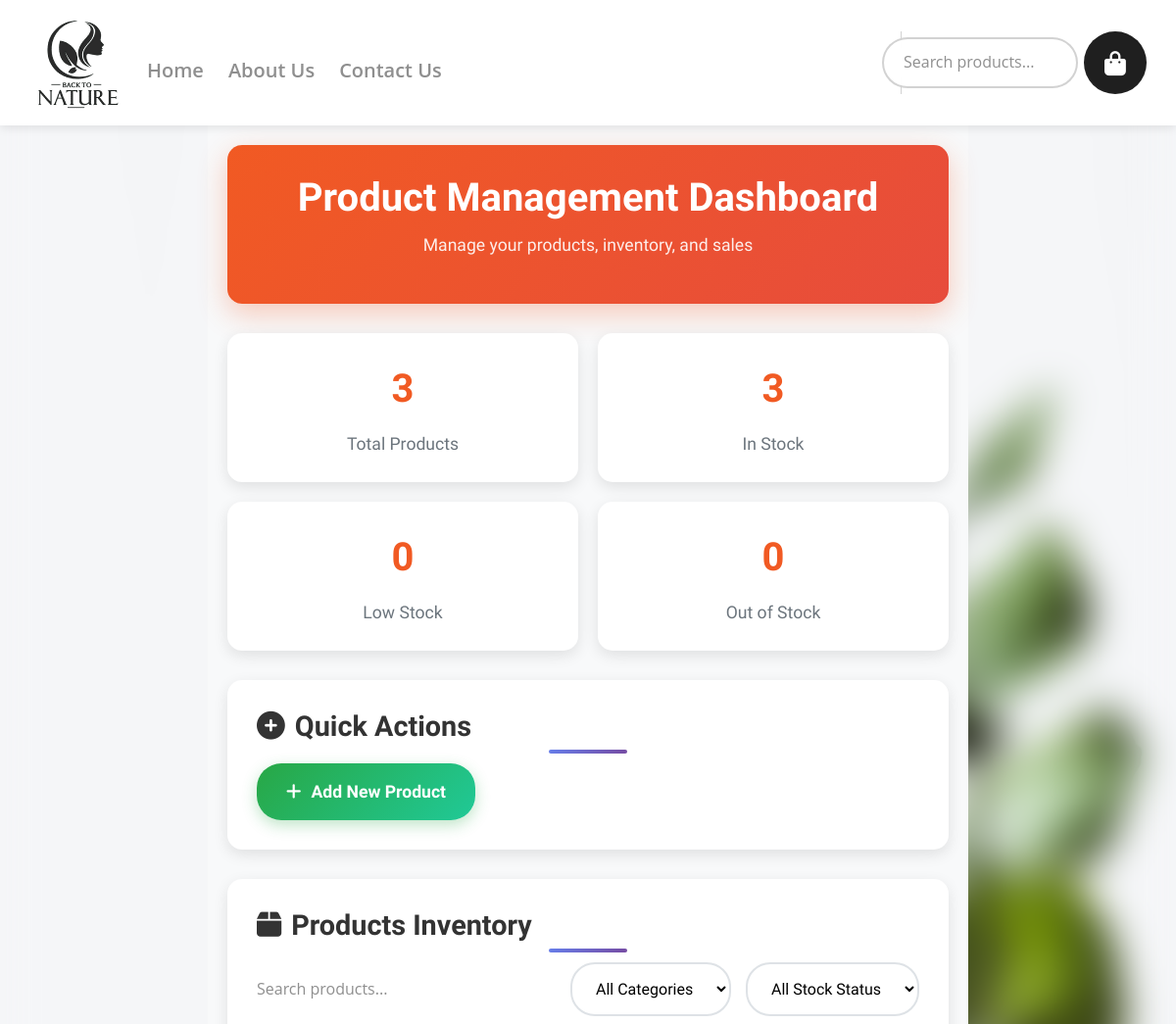
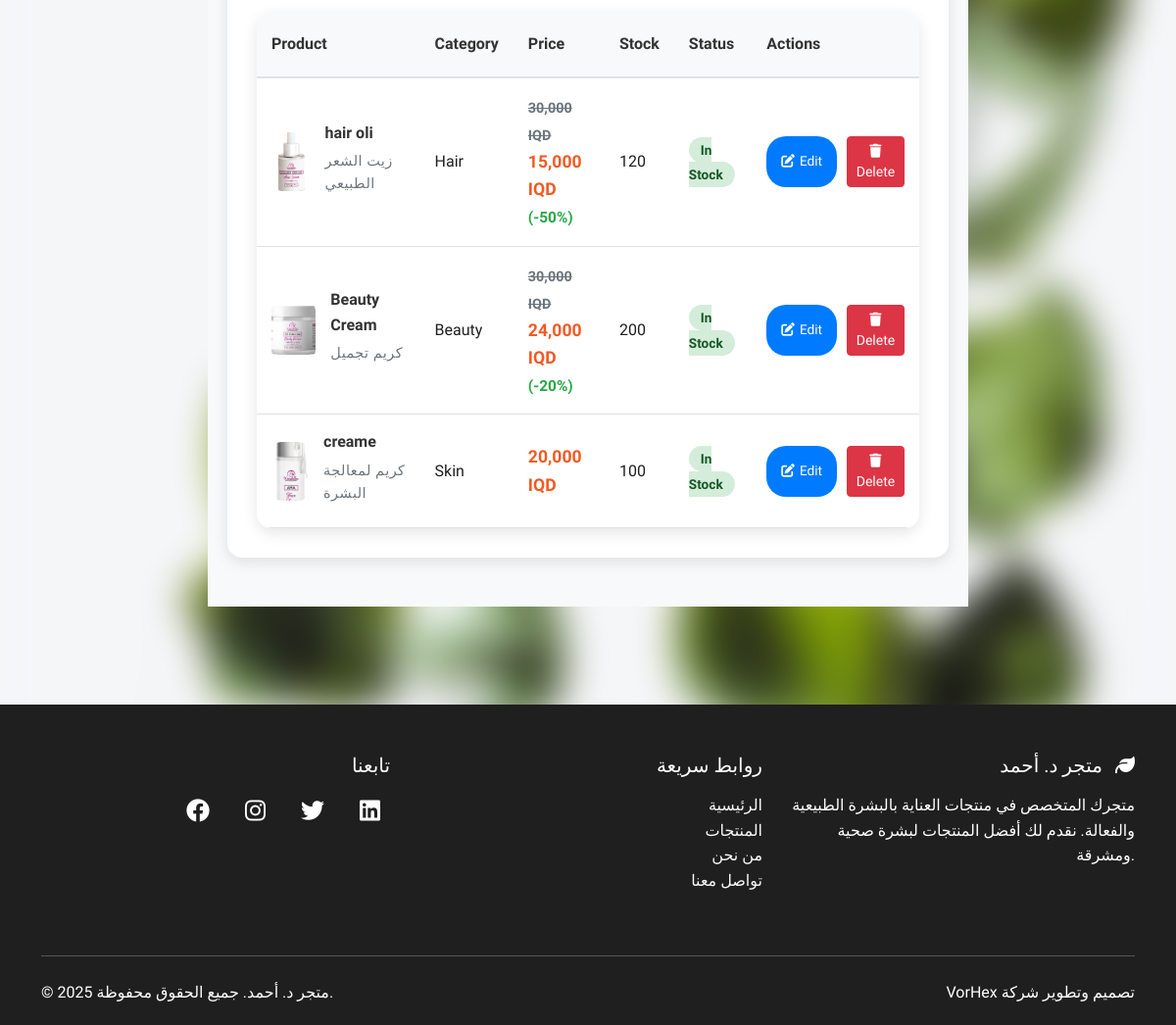
/dashboard/, run on the app's committed database (2 pictures, top to bottom).
### core/models.py (models this page shows, shortened)
class Product(models.Model):
    name = models.CharField(max_length=100)
    price = models.DecimalField(max_digits=10, decimal_places=2)
    description = models.TextField()
    category = models.CharField(max_length=100)
    stock = models.IntegerField()
    is_available = models.BooleanField(default=True)
    discount = models.DecimalField(max_digits=10, decimal_places=2, null=True, blank=True)
    created_at = models.DateTimeField(auto_now_add=True)
    updated_at = models.DateTimeField(auto_now=True)
    image = models.ImageField(upload_to='products/', null=True, blank=True)
    def get_discounted_price(self):
        if self.discount and self.discount > 0:
            discount_amount = (self.price * self.discount) / 100
            return self.price - discount_amount
        return self.price
    def get_discount_percentage(self):
        return self.discount if self.discount else 0

### core/views.py (the view)
# urls.py: path('dashboard/', dashboard, name='dashboard'),
def dashboard(request):
    search_query = request.GET.get('search', '')
    category_filter = request.GET.get('category', '')
    availability_filter = request.GET.get('availability', '')
    products = Product.objects.all().order_by('-created_at')
    if search_query:
        products = products.filter(
            Q(name__icontains=search_query) |
            Q(category__icontains=search_query) |
            Q(description__icontains=search_query)
        )
    if category_filter:
        products = products.filter(category__icontains=category_filter)
    if availability_filter == 'available':
        products = products.filter(is_available=True)
    elif availability_filter == 'unavailable':
        products = products.filter(is_available=False)
    paginator = Paginator(products, 10)  # Show 10 products per page
    page_number = request.GET.get('page')
    page_obj = paginator.get_page(page_number)
    total_products = Product.objects.count()
    in_stock_products = Product.objects.filter(stock__gt=10).count()
    low_stock_products = Product.objects.filter(stock__lte=10, stock__gt=0).count()
    out_of_stock_products = Product.objects.filter(stock=0).count()
    categories = Product.objects.values_list('category', flat=True).distinct().order_by('category')
    context = {
        'current_page': 'dashboard',
        'products': page_obj,
        'search_query': search_query,
        'category_filter': category_filter,
        'availability_filter': availability_filter,
        'categories': categories,
        'total_products': total_products,
        'in_stock_products': in_stock_products,
        'low_stock_products': low_stock_products,
        'out_of_stock_products': out_of_stock_products,
    }
    return render(request, 'dashboard.html', context)

### core/cart.py (called while the page is built)
    def get_total_items(self):
        return sum(item['quantity'] for item in self.cart.values())

### core/context_processors.py (called while the page is built)
def cart_context(request):
    cart = CartManager(request)
    cart_total_items = cart.get_total_items()
    return {
        'cart_total_items': cart_total_items,
        'cart_has_items': cart_total_items > 0,
    }

### templates/dashboard.html (shortened to what this page needs)
{% extends 'base.html' %}
{% load static %}
{% block content %}
<div class="dashboard-container">
    <div class="dashboard-header">
        <h1 class="dashboard-title">Product Management Dashboard</h1>
        <p class="dashboard-subtitle">Manage your products, inventory, and sales</p>
    </div>
    <div class="stats-grid">
        <div class="stat-card">
            <div class="stat-number">{{ total_products|default:0 }}</div>
            <div class="stat-label">Total Products</div>
        </div>
        <div class="stat-card">
            <div class="stat-number">{{ in_stock_products|default:0 }}</div>
            <div class="stat-label">In Stock</div>
        </div>
        <div class="stat-card">
            <div class="stat-number">{{ low_stock_products|default:0 }}</div>
            <div class="stat-label">Low Stock</div>
        </div>
        <div class="stat-card">
            <div class="stat-number">{{ out_of_stock_products|default:0 }}</div>
            <div class="stat-label">Out of Stock</div>
        </div>
    </div>
    <div class="action-section">
        <h2 class="section-title">
            <i class="fas fa-plus-circle"></i>
            Quick Actions
        </h2>
        <a href="{% url 'add_product' %}" class="add-product-btn">
            <i class="fas fa-plus"></i>
            Add New Product
        </a>
    </div>
    <div class="action-section">
        <h2 class="section-title">
            <i class="fas fa-box"></i>
            Products Inventory
        </h2>
        <div class="search-filter">
            <input type="text" class="search-input" placeholder="Search products..." id="searchInput">
            <select class="filter-select" id="categoryFilter">
                <option value="">All Categories</option>
            </select>
            <select class="filter-select" id="stockFilter">
                <option value="">All Stock Status</option>
            </select>
        </div>
        {% if products %}
            <div class="table-container" id="tableView">
                <table class="products-table" id="productsTable">
                    <thead>
                        <tr>
                            <th>Product</th>
                            <th>Category</th>
                            <th>Price</th>
                            <th>Stock</th>
                            <th>Status</th>
                            <th>Actions</th>
                        </tr>
                    </thead>
                    <tbody>
                        {% for product in products %}
                            <tr data-category="{{ product.category }}" data-stock="{% if product.stock > 10 %}in_stock{% elif product.stock > 0 %}low_stock{% else %}out_of_stock{% endif %}">
                                <td>
                                    <div style="display: flex; align-items: center; gap: 15px;">
                                        {% if product.image %}
                                            <img src="{{ product.image.url }}" alt="{{ product.name }}" class="product-image">
                                        {% else %}
                                            <div class="product-image" style="background: #f8f9fa; display: flex; align-items: center; justify-content: center; color: #6c757d;">
                                                <i class="fas fa-image"></i>
                                            </div>
                                        {% endif %}
                                        <div>
                                            <div class="product-name">{{ product.name }}</div>
                                            <div class="product-category">{{ product.description|truncatechars:50 }}</div>
                                        </div>
                                    </div>
                                </td>
                                <td>{{ product.category }}</td>
                                <td>
                                    <div class="price-display">
                                        {% if product.discount and product.discount > 0 %}
                                            <span style="text-decoration:line-through;color:#6c757d;font-size:0.9rem">{{ product.price|floatformat:3 }} IQD</span><br>
                                            {{ product.get_discounted_price|floatformat:3 }} IQD
                                            <small style="color:#28a745;font-weight:bold">(-{{ product.get_discount_percentage|floatformat:0 }}%)</small>
                                        {% else %}
                                            {{ product.price|floatformat:3 }} IQD
                                        {% endif %}
                                    </div>
                                </td>
                                <td>{{ product.stock }}</td>
                                <td>
                                    {% if product.stock > 10 %}
                                        <span class="stock-badge stock-in">In Stock</span>
                                    {% elif product.stock > 0 %}
                                        <span class="stock-badge stock-low">Low Stock</span>
                                    {% else %}
                                        <span class="stock-badge stock-out">Out of Stock</span>
                                    {% endif %}
                                </td>
                                <td>
                                    <div class="action-buttons">
                                        <a href="{% url 'edit_product' product.id %}" class="btn-edit">
                                            <i class="fas fa-edit"></i>
                                            Edit
                                        </a>
                                        <button class="btn btn-danger btn-sm" onclick="deleteProduct({{ product.id }}, `{{ product.name|escapejs }}`)">
                                             <i class="fas fa-trash"></i>
                                             Delete
                                         </button>
                                    </div>
                                </td>
                            </tr>
                        {% endfor %}
                    </tbody>
                </table>
            </div>
        {% endif %}
    </div>
</div>
{% endblock %}

### static/css/custom.css (style rules this page uses)
:root { --primary-color: #667eea; --secondary-color: #764ba2; --accent-color: #f093fb; --text-dark: #1f1f1f; --text-light: #666; --background-light: #f8f9fa; --white: #ffffff; --border-color: #e9ecef; --shadow-light: rgba(0, 0, 0, 0.1); --shadow-medium: rgba(0, 0, 0, 0.15); --gradient-primary: linear-gradient(135deg, #667eea 0%, #764ba2 100%); --gradient-accent: linear-gradient(135deg, #f093fb 0%, #f5576c 100%); }
body { font-family: 'Open Sans', 'Segoe UI', Tahoma, Geneva, Verdana, sans-serif; color: var(--text-dark); line-height: 1.6; }
.product-image { position: relative; overflow: hidden; height: 250px; }
.product-category { color: var(--text-light); font-size: 0.9rem; margin-bottom: 0.5rem; text-transform: uppercase; letter-spacing: 0.5px; }
.section-title { font-size: 2.5rem; font-weight: 700; text-align: center; margin-bottom: 3rem; color: var(--text-dark); position: relative; }
.section-title::after { content: ''; position: absolute; bottom: -10px; left: 50%; transform: translateX(-50%); width: 80px; height: 4px; background: var(--gradient-primary); border-radius: 2px; }

### templates/dashboard.html (style rules this page uses)
.dashboard-container { max-width: 1200px; margin: 0 auto; padding: 20px; background: #f8f9fa; min-height: 100vh; }
.dashboard-header { background: linear-gradient(135deg, #F15A23 0%, #e74c3c 100%); color: white; padding: 30px; border-radius: 15px; margin-bottom: 30px; box-shadow: 0 10px 30px rgba(241, 90, 35, 0.3); }
.dashboard-title { font-size: 2.5rem; font-weight: 700; margin: 0; text-align: center; }
.dashboard-subtitle { text-align: center; margin-top: 10px; opacity: 0.9; font-size: 1.1rem; }
.stats-grid { display: grid; grid-template-columns: repeat(auto-fit, minmax(250px, 1fr)); gap: 20px; margin-bottom: 30px; }
.stat-card { background: white; padding: 25px; border-radius: 15px; box-shadow: 0 5px 15px rgba(0,0,0,0.1); text-align: center; transition: transform 0.3s ease; }
.stat-number { font-size: 2.5rem; font-weight: 700; color: #F15A23; margin-bottom: 10px; }
.stat-label { color: #6c757d; font-size: 1.1rem; font-weight: 500; }
.action-section { background: white; padding: 30px; border-radius: 15px; box-shadow: 0 5px 15px rgba(0,0,0,0.1); margin-bottom: 30px; }
.section-title { font-size: 1.8rem; font-weight: 600; color: #333; margin-bottom: 20px; display: flex; align-items: center; gap: 10px; }
.add-product-btn { background: linear-gradient(135deg, #28a745 0%, #20c997 100%); color: white; border: none; padding: 15px 30px; border-radius: 25px; font-size: 1.1rem; font-weight: 600; cursor: pointer; transition: all 0.3s ease; display: inline-flex; align-items: center; gap: 10px; text-decoration: none; box-shadow: 0 5px 15px rgba(40, 167, 69, 0.3); }
.table-container { background: white; border-radius: 15px; overflow: hidden; box-shadow: 0 5px 15px rgba(0,0,0,0.1); }
.products-table { width: 100%; border-collapse: collapse; background: white; }
.products-table th { background: #f8f9fa; padding: 20px 15px; text-align: left; font-weight: 600; color: #333; border-bottom: 2px solid #dee2e6; white-space: nowrap; }
.products-table td { padding: 15px; border-bottom: 1px solid #dee2e6; vertical-align: middle; }
.product-image { width: 60px; height: 60px; object-fit: cover; border-radius: 10px; }
.product-name { font-weight: 600; color: #333; margin-bottom: 5px; }
.product-category { color: #6c757d; font-size: 0.9rem; }
.price-display { font-weight: 600; color: #F15A23; font-size: 1.1rem; }
.stock-badge { padding: 5px 12px; border-radius: 20px; font-size: 0.85rem; font-weight: 600; }
.stock-in { background: #d4edda; color: #155724; }
.action-buttons { display: flex; gap: 10px; }
.btn-edit { background: #007bff; color: white; border: none; padding: 8px 15px; border-radius: 20px; cursor: pointer; font-size: 0.85rem; transition: all 0.3s ease; text-decoration: none; display: inline-flex; align-items: center; gap: 5px; }
.search-filter { display: flex; gap: 15px; margin-bottom: 20px; flex-wrap: wrap; }
.search-input { flex: 1; min-width: 250px; padding: 12px 20px; border: 2px solid #dee2e6; border-radius: 25px; font-size: 1rem; transition: border-color 0.3s ease; }
.filter-select { padding: 12px 20px; border: 2px solid #dee2e6; border-radius: 25px; font-size: 1rem; background: white; cursor: pointer; }

### data on the page
Product: image (picture), name "hair oli", description "زيت الشعر الطبيعي", category "Hair", price "30,000", get_discounted_price "15,000", get_discount_percentage "50", stock "120", shows "In Stock"
Product: image (picture), name "Beauty Cream", description "كريم تجميل", category "Beauty", price "30,000", get_discounted_price "24,000", get_discount_percentage "20", stock "200", shows "In Stock"
Product: image (picture), name "creame", description "كريم لمعالجة البشرة", category "Skin", price "20,000", stock "100", shows "In Stock"

### other printed values
{{ total_products|default:0 }} "3"
{{ in_stock_products|default:0 }} "3"
{{ low_stock_products|default:0 }} "0"
{{ out_of_stock_products|default:0 }} "0"
